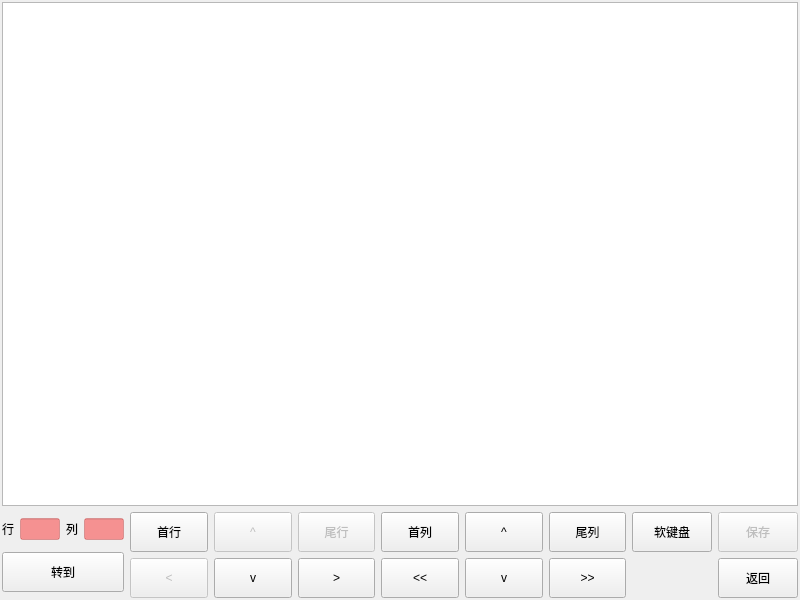
<?xml version="1.0" encoding="UTF-8"?>
<ui version="4.0">
 <class>PatFileForm</class>
 <widget class="QWidget" name="PatFileForm">
  <property name="geometry">
   <rect>
    <x>0</x>
    <y>0</y>
    <width>800</width>
    <height>600</height>
   </rect>
  </property>
  <property name="minimumSize">
   <size>
    <width>800</width>
    <height>600</height>
   </size>
  </property>
  <property name="maximumSize">
   <size>
    <width>800</width>
    <height>600</height>
   </size>
  </property>
  <property name="windowTitle">
   <string>Form</string>
  </property>
  <property name="styleSheet">
   <string notr="true">QHeaderView::item{
 	background:rgb(255,0,0,100);	
  text-decoration:underline;
	color:rgb(255,0,0,100);
 }

QHeaderView::item:hover{
 	background:rgb(255,0,0,100);	
 }

QLineEdit{
  background:rgb(255,0,0,100);	
}

QHeaderView::section {
     background-color: qlineargradient(x1:0, y1:0, x2:0, y2:1,
                                       stop:0 #616161, stop: 0.5 #505050,
                                       stop: 0.6 #434343, stop:1 #656565);
     color: white;
     padding: 0px;
     border: 1px solid #6c6c6c;
 }</string>
  </property>
  <layout class="QVBoxLayout" name="verticalLayout">
   <property name="margin">
    <number>2</number>
   </property>
   <item>
    <widget class="QMd1TableView" name="tableView">
     <property name="sizePolicy">
      <sizepolicy hsizetype="Expanding" vsizetype="Expanding">
       <horstretch>0</horstretch>
       <verstretch>0</verstretch>
      </sizepolicy>
     </property>
     <property name="minimumSize">
      <size>
       <width>600</width>
       <height>0</height>
      </size>
     </property>
     <property name="verticalScrollBarPolicy">
      <enum>Qt::ScrollBarAlwaysOff</enum>
     </property>
     <property name="horizontalScrollBarPolicy">
      <enum>Qt::ScrollBarAlwaysOff</enum>
     </property>
     <property name="editTriggers">
      <set>QAbstractItemView::CurrentChanged</set>
     </property>
     <property name="selectionMode">
      <enum>QAbstractItemView::NoSelection</enum>
     </property>
     <property name="showGrid">
      <bool>false</bool>
     </property>
     <property name="wordWrap">
      <bool>false</bool>
     </property>
     <attribute name="horizontalHeaderCascadingSectionResizes">
      <bool>false</bool>
     </attribute>
     <attribute name="horizontalHeaderDefaultSectionSize">
      <number>10</number>
     </attribute>
     <attribute name="horizontalHeaderMinimumSectionSize">
      <number>10</number>
     </attribute>
     <attribute name="verticalHeaderCascadingSectionResizes">
      <bool>true</bool>
     </attribute>
     <attribute name="verticalHeaderDefaultSectionSize">
      <number>16</number>
     </attribute>
     <attribute name="verticalHeaderMinimumSectionSize">
      <number>16</number>
     </attribute>
    </widget>
   </item>
   <item>
    <layout class="QHBoxLayout" name="horizontalLayout">
     <item>
      <layout class="QGridLayout" name="gridLayout">
       <item row="0" column="0">
        <widget class="QMdLabel" name="label_35">
         <property name="sizePolicy">
          <sizepolicy hsizetype="Preferred" vsizetype="Maximum">
           <horstretch>0</horstretch>
           <verstretch>0</verstretch>
          </sizepolicy>
         </property>
         <property name="text">
          <string>行</string>
         </property>
        </widget>
       </item>
       <item row="0" column="1">
        <widget class="QLineEdit" name="lineEdit">
         <property name="sizePolicy">
          <sizepolicy hsizetype="Expanding" vsizetype="Fixed">
           <horstretch>0</horstretch>
           <verstretch>0</verstretch>
          </sizepolicy>
         </property>
         <property name="minimumSize">
          <size>
           <width>40</width>
           <height>0</height>
          </size>
         </property>
         <property name="maximumSize">
          <size>
           <width>40</width>
           <height>16777215</height>
          </size>
         </property>
        </widget>
       </item>
       <item row="0" column="2">
        <widget class="QMdLabel" name="label_36">
         <property name="sizePolicy">
          <sizepolicy hsizetype="Maximum" vsizetype="Maximum">
           <horstretch>0</horstretch>
           <verstretch>0</verstretch>
          </sizepolicy>
         </property>
         <property name="text">
          <string>列</string>
         </property>
        </widget>
       </item>
       <item row="0" column="3">
        <widget class="QLineEdit" name="lineEdit_3">
         <property name="sizePolicy">
          <sizepolicy hsizetype="Expanding" vsizetype="Fixed">
           <horstretch>0</horstretch>
           <verstretch>0</verstretch>
          </sizepolicy>
         </property>
         <property name="minimumSize">
          <size>
           <width>40</width>
           <height>0</height>
          </size>
         </property>
         <property name="maximumSize">
          <size>
           <width>40</width>
           <height>16777215</height>
          </size>
         </property>
        </widget>
       </item>
       <item row="1" column="0" colspan="4">
        <widget class="QMdPushButton" name="pushButton_jumpto">
         <property name="enabled">
          <bool>true</bool>
         </property>
         <property name="sizePolicy">
          <sizepolicy hsizetype="Preferred" vsizetype="Fixed">
           <horstretch>0</horstretch>
           <verstretch>0</verstretch>
          </sizepolicy>
         </property>
         <property name="minimumSize">
          <size>
           <width>0</width>
           <height>40</height>
          </size>
         </property>
         <property name="focusPolicy">
          <enum>Qt::NoFocus</enum>
         </property>
         <property name="text">
          <string>转到</string>
         </property>
        </widget>
       </item>
      </layout>
     </item>
     <item>
      <layout class="QGridLayout" name="gridLayout_2">
       <item row="0" column="1">
        <widget class="QPushButton" name="pushButton_rowup">
         <property name="enabled">
          <bool>false</bool>
         </property>
         <property name="sizePolicy">
          <sizepolicy hsizetype="Maximum" vsizetype="Fixed">
           <horstretch>0</horstretch>
           <verstretch>0</verstretch>
          </sizepolicy>
         </property>
         <property name="minimumSize">
          <size>
           <width>0</width>
           <height>40</height>
          </size>
         </property>
         <property name="focusPolicy">
          <enum>Qt::NoFocus</enum>
         </property>
         <property name="text">
          <string>^</string>
         </property>
        </widget>
       </item>
       <item row="1" column="0">
        <widget class="QPushButton" name="pushButton_columnleft">
         <property name="enabled">
          <bool>false</bool>
         </property>
         <property name="sizePolicy">
          <sizepolicy hsizetype="Maximum" vsizetype="Fixed">
           <horstretch>0</horstretch>
           <verstretch>0</verstretch>
          </sizepolicy>
         </property>
         <property name="minimumSize">
          <size>
           <width>0</width>
           <height>40</height>
          </size>
         </property>
         <property name="focusPolicy">
          <enum>Qt::NoFocus</enum>
         </property>
         <property name="text">
          <string>&lt;</string>
         </property>
        </widget>
       </item>
       <item row="1" column="1">
        <widget class="QPushButton" name="pushButton_rowdown">
         <property name="enabled">
          <bool>true</bool>
         </property>
         <property name="sizePolicy">
          <sizepolicy hsizetype="Maximum" vsizetype="Fixed">
           <horstretch>0</horstretch>
           <verstretch>0</verstretch>
          </sizepolicy>
         </property>
         <property name="minimumSize">
          <size>
           <width>0</width>
           <height>40</height>
          </size>
         </property>
         <property name="focusPolicy">
          <enum>Qt::NoFocus</enum>
         </property>
         <property name="text">
          <string>v</string>
         </property>
        </widget>
       </item>
       <item row="1" column="2">
        <widget class="QPushButton" name="pushButton_columnright">
         <property name="enabled">
          <bool>true</bool>
         </property>
         <property name="sizePolicy">
          <sizepolicy hsizetype="Maximum" vsizetype="Fixed">
           <horstretch>0</horstretch>
           <verstretch>0</verstretch>
          </sizepolicy>
         </property>
         <property name="minimumSize">
          <size>
           <width>0</width>
           <height>40</height>
          </size>
         </property>
         <property name="focusPolicy">
          <enum>Qt::NoFocus</enum>
         </property>
         <property name="text">
          <string>&gt;</string>
         </property>
        </widget>
       </item>
       <item row="0" column="0">
        <widget class="QPushButton" name="pushButton_rowfist">
         <property name="enabled">
          <bool>true</bool>
         </property>
         <property name="sizePolicy">
          <sizepolicy hsizetype="Maximum" vsizetype="Fixed">
           <horstretch>0</horstretch>
           <verstretch>0</verstretch>
          </sizepolicy>
         </property>
         <property name="minimumSize">
          <size>
           <width>0</width>
           <height>40</height>
          </size>
         </property>
         <property name="focusPolicy">
          <enum>Qt::NoFocus</enum>
         </property>
         <property name="text">
          <string>首行</string>
         </property>
        </widget>
       </item>
       <item row="0" column="2">
        <widget class="QPushButton" name="pushButton_rowlast">
         <property name="enabled">
          <bool>false</bool>
         </property>
         <property name="sizePolicy">
          <sizepolicy hsizetype="Maximum" vsizetype="Fixed">
           <horstretch>0</horstretch>
           <verstretch>0</verstretch>
          </sizepolicy>
         </property>
         <property name="minimumSize">
          <size>
           <width>0</width>
           <height>40</height>
          </size>
         </property>
         <property name="focusPolicy">
          <enum>Qt::NoFocus</enum>
         </property>
         <property name="text">
          <string>尾行</string>
         </property>
        </widget>
       </item>
      </layout>
     </item>
     <item>
      <layout class="QGridLayout" name="gridLayout_3">
       <item row="0" column="1">
        <widget class="QPushButton" name="pushButton_pageup">
         <property name="enabled">
          <bool>true</bool>
         </property>
         <property name="sizePolicy">
          <sizepolicy hsizetype="Maximum" vsizetype="Fixed">
           <horstretch>0</horstretch>
           <verstretch>0</verstretch>
          </sizepolicy>
         </property>
         <property name="minimumSize">
          <size>
           <width>0</width>
           <height>40</height>
          </size>
         </property>
         <property name="focusPolicy">
          <enum>Qt::NoFocus</enum>
         </property>
         <property name="text">
          <string>^</string>
         </property>
        </widget>
       </item>
       <item row="1" column="0">
        <widget class="QPushButton" name="pushButton_pageleft">
         <property name="enabled">
          <bool>true</bool>
         </property>
         <property name="sizePolicy">
          <sizepolicy hsizetype="Maximum" vsizetype="Fixed">
           <horstretch>0</horstretch>
           <verstretch>0</verstretch>
          </sizepolicy>
         </property>
         <property name="minimumSize">
          <size>
           <width>0</width>
           <height>40</height>
          </size>
         </property>
         <property name="focusPolicy">
          <enum>Qt::NoFocus</enum>
         </property>
         <property name="text">
          <string>&lt;&lt;</string>
         </property>
        </widget>
       </item>
       <item row="1" column="2">
        <widget class="QPushButton" name="pushButton_pageright">
         <property name="enabled">
          <bool>true</bool>
         </property>
         <property name="sizePolicy">
          <sizepolicy hsizetype="Maximum" vsizetype="Fixed">
           <horstretch>0</horstretch>
           <verstretch>0</verstretch>
          </sizepolicy>
         </property>
         <property name="minimumSize">
          <size>
           <width>0</width>
           <height>40</height>
          </size>
         </property>
         <property name="focusPolicy">
          <enum>Qt::NoFocus</enum>
         </property>
         <property name="text">
          <string>&gt;&gt;</string>
         </property>
        </widget>
       </item>
       <item row="1" column="1">
        <widget class="QPushButton" name="pushButton_pagedown">
         <property name="enabled">
          <bool>true</bool>
         </property>
         <property name="sizePolicy">
          <sizepolicy hsizetype="Maximum" vsizetype="Fixed">
           <horstretch>0</horstretch>
           <verstretch>0</verstretch>
          </sizepolicy>
         </property>
         <property name="minimumSize">
          <size>
           <width>0</width>
           <height>40</height>
          </size>
         </property>
         <property name="focusPolicy">
          <enum>Qt::NoFocus</enum>
         </property>
         <property name="text">
          <string>v</string>
         </property>
        </widget>
       </item>
       <item row="0" column="0">
        <widget class="QPushButton" name="pushButton_columnfirt">
         <property name="enabled">
          <bool>true</bool>
         </property>
         <property name="sizePolicy">
          <sizepolicy hsizetype="Maximum" vsizetype="Fixed">
           <horstretch>0</horstretch>
           <verstretch>0</verstretch>
          </sizepolicy>
         </property>
         <property name="minimumSize">
          <size>
           <width>0</width>
           <height>40</height>
          </size>
         </property>
         <property name="focusPolicy">
          <enum>Qt::NoFocus</enum>
         </property>
         <property name="text">
          <string>首列</string>
         </property>
        </widget>
       </item>
       <item row="0" column="2">
        <widget class="QPushButton" name="pushButton_columnlast">
         <property name="enabled">
          <bool>true</bool>
         </property>
         <property name="sizePolicy">
          <sizepolicy hsizetype="Maximum" vsizetype="Fixed">
           <horstretch>0</horstretch>
           <verstretch>0</verstretch>
          </sizepolicy>
         </property>
         <property name="minimumSize">
          <size>
           <width>0</width>
           <height>40</height>
          </size>
         </property>
         <property name="focusPolicy">
          <enum>Qt::NoFocus</enum>
         </property>
         <property name="text">
          <string>尾列</string>
         </property>
        </widget>
       </item>
      </layout>
     </item>
     <item>
      <layout class="QGridLayout" name="gridLayout_4">
       <item row="0" column="0">
        <widget class="QPushButton" name="pushButton_softkey">
         <property name="sizePolicy">
          <sizepolicy hsizetype="Preferred" vsizetype="Minimum">
           <horstretch>0</horstretch>
           <verstretch>0</verstretch>
          </sizepolicy>
         </property>
         <property name="focusPolicy">
          <enum>Qt::NoFocus</enum>
         </property>
         <property name="text">
          <string>软键盘</string>
         </property>
        </widget>
       </item>
       <item row="2" column="1">
        <widget class="QMdPushButton" name="qMdPushButton_3">
         <property name="sizePolicy">
          <sizepolicy hsizetype="Preferred" vsizetype="Minimum">
           <horstretch>0</horstretch>
           <verstretch>0</verstretch>
          </sizepolicy>
         </property>
         <property name="minimumSize">
          <size>
           <width>0</width>
           <height>40</height>
          </size>
         </property>
         <property name="focusPolicy">
          <enum>Qt::NoFocus</enum>
         </property>
         <property name="text">
          <string>返回</string>
         </property>
        </widget>
       </item>
       <item row="0" column="1">
        <widget class="QMdPushButton" name="qMdPushButton_4">
         <property name="enabled">
          <bool>false</bool>
         </property>
         <property name="sizePolicy">
          <sizepolicy hsizetype="Preferred" vsizetype="Minimum">
           <horstretch>0</horstretch>
           <verstretch>0</verstretch>
          </sizepolicy>
         </property>
         <property name="focusPolicy">
          <enum>Qt::NoFocus</enum>
         </property>
         <property name="text">
          <string>保存</string>
         </property>
        </widget>
       </item>
      </layout>
     </item>
    </layout>
   </item>
  </layout>
 </widget>
 <customwidgets>
  <customwidget>
   <class>QMdLabel</class>
   <extends>QLabel</extends>
   <header>mdLabel/qmdlabel.h</header>
  </customwidget>
  <customwidget>
   <class>QMdPushButton</class>
   <extends>QPushButton</extends>
   <header>mdPushbutton/qmdpushbutton.h</header>
  </customwidget>
  <customwidget>
   <class>QMd1TableView</class>
   <extends>QTableView</extends>
   <header>mdtableview/qmdtableview.h</header>
  </customwidget>
 </customwidgets>
 <resources/>
 <connections/>
</ui>
